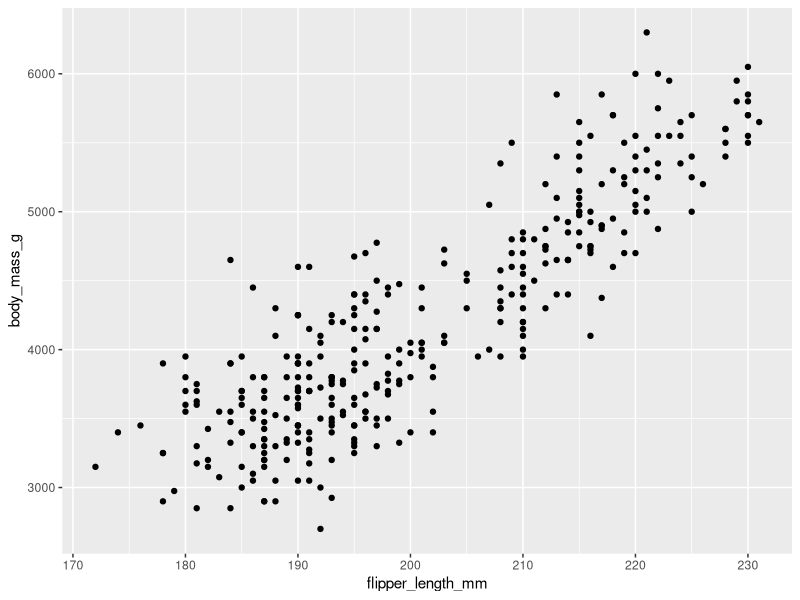
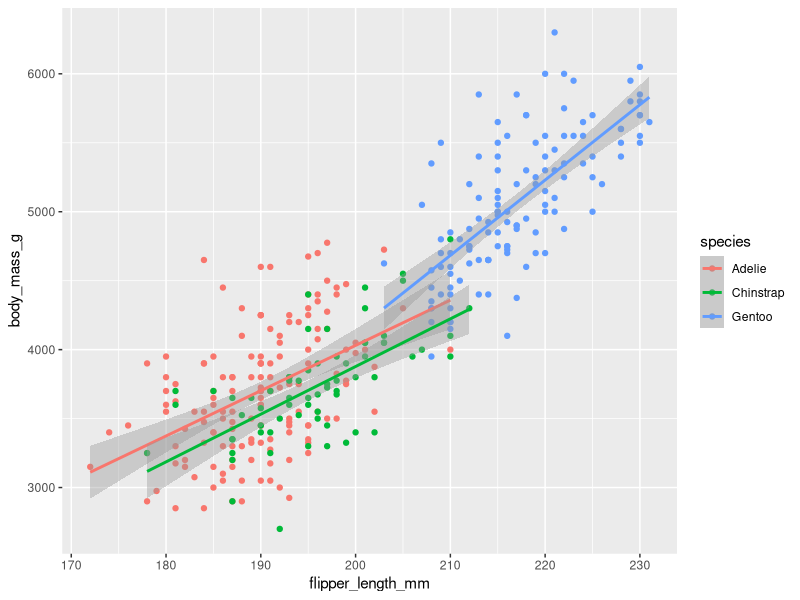
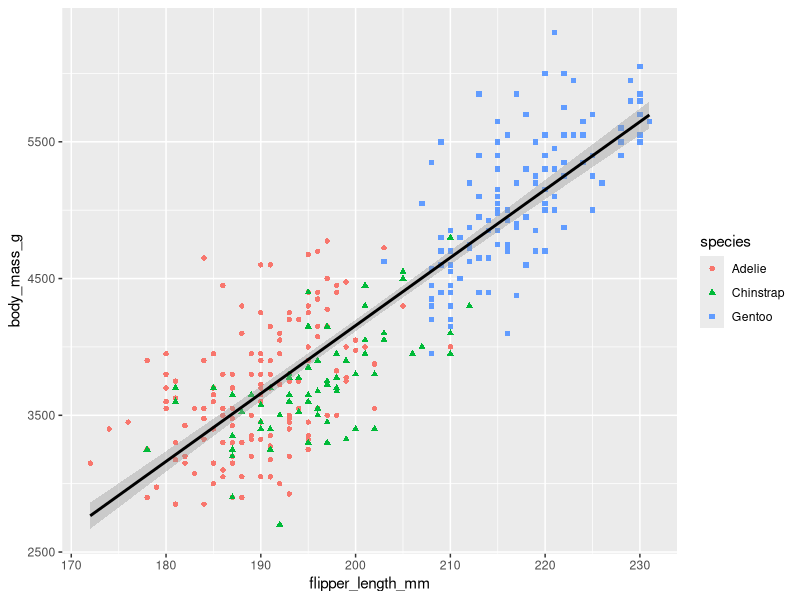
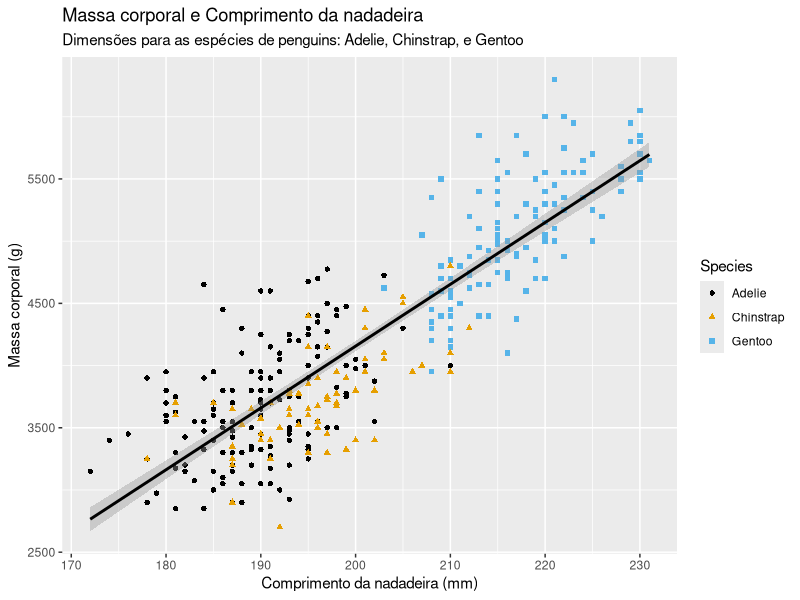
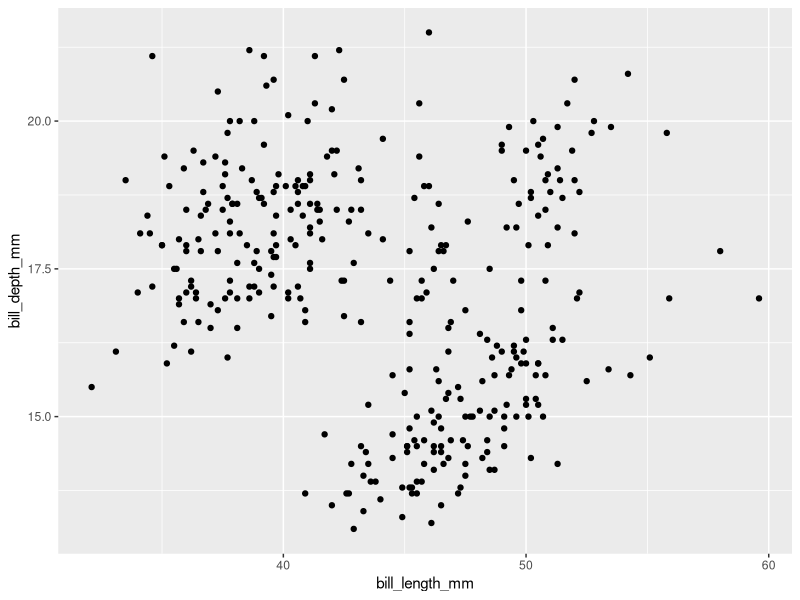
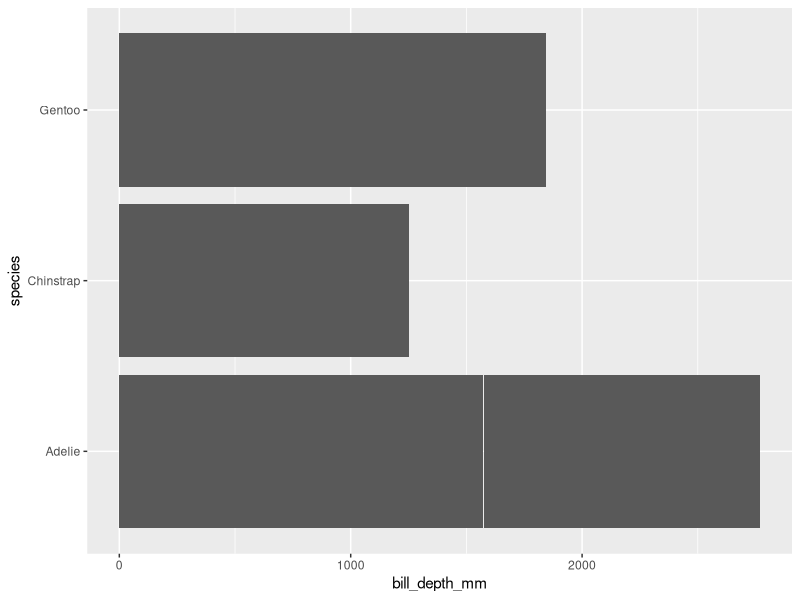
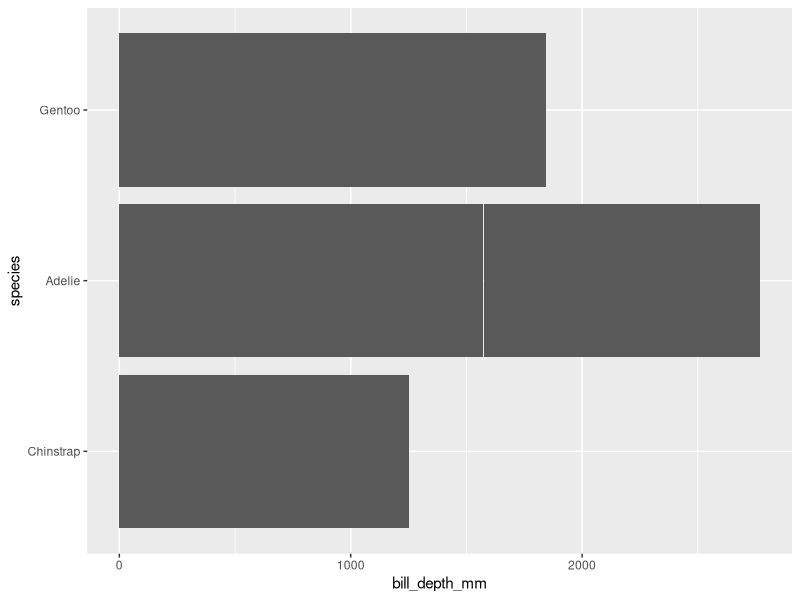

The R source for these figures, in order: (Note: this script raises an error after producing the figures.)

# ggplplot - visualizacao de dados ----------------------------------------
# Carregando os pacotes:

library(tidyverse)
install.packages("palmerpenguins")
install.packages("ggthemes")
library(palmerpenguins)
library(ggthemes)


penguins %>% 
  view()
glimpse(penguins)


ggplot(data = penguins, 
       mapping = aes(x = flipper_length_mm, y = body_mass_g))+
  geom_point()


# testando a relacao do tamanho da nadeira com a massa corporal 
#junto a variavel especie:

ggplot(data = penguins, 
       mapping = aes(x  = flipper_length_mm, y = body_mass_g, color = species))+
  geom_point() + geom_smooth(method = "lm")



# Scatterplot (geom_point) sao bons para demonstrar a relacao entre duas
#variaveis numericas. 

#Entretanto, e importante nao se deixar levar de primeira por uma relacao aparente
#e fazer combinacoes com outras variaveis para observar se esta primeira
#impressao permanece ou muda. 


#Quando definimos o argumento estetico (aes) no nivel global, cada nova 
#camada adicionada reflete para todo o grafico, entretanto, agora queremos
#diferenciar as cores apenas pela variavel species, mas nao queremos que o 
#geom_smoth seja afetado, entao devemos defirnir a cor no nivel local, ou seja,
#apenas no objeto geometrico que lhe diz respeito, o geom_point:

ggplot(data = penguins, 
       mapping = aes(x = flipper_length_mm, y = body_mass_g)) +
  geom_point(aes(color = species, shape = species)) +
  geom_smooth(method = "lm", color = "black")


# adicionando uma legenda com o argumento labd:


ggplot(data = penguins, 
       mapping = aes(x = flipper_length_mm, y = body_mass_g)) +
  geom_point(aes(color = species, shape = species)) +
  geom_smooth(method = "lm", color = "black")+
  labs(
    title = "Massa corporal e Comprimento da nadadeira",
    subtitle = "Dimensões para as espécies de penguins: Adelie, Chinstrap, e Gentoo",
    x = "Comprimento da nadadeira (mm)",
    y = "Massa corporal (g)",
    color = "Species", shape = "Species"
  )+
  scale_color_colorblind()



#scale_color_colorblind adiciona uma camada de cores segura para pessoas
#que nao enxergam determinadas cores. 




# Exercicios --------------------------------------------------------------

# 1 - How many rows are in penguins? How many columns?

glimpse(penguins)

# 344 linhas - observacoes
# 8 colunas - variaveis

# 2 - What does the bill_depth_mm variable in the penguins data frame describe? 
# Read the help for ?penguins to find out.

?penguins
# a number denoting bill depth (millimeters)


# 3 - Make a scatterplot of bill_depth_mm vs. bill_length_mm. 
# That is, make a scatterplot with bill_depth_mm on the y-axis and bill_length_mm on the x-axis. 
# Describe the relationship between these two variables.

ggplot(data = penguins, 
       mapping = aes(x = bill_length_mm, y =  bill_depth_mm))+
  geom_point()
#a relacao parece ser de contraposicao, quanto ,maior bill_depth, menor
#sera bill length


#  4 - What happens if you make a scatterplot of species vs. bill_depth_mm? 
# What might be a better choice of geom?

# um grafico de barras representa bem a relacao entre uma variavel 
#categorica e uma variavel numerica. 


ggplot(data = penguins, 
       mapping = aes(x = bill_depth_mm, y = species))+
  geom_col()


# consertando a relacao de proporcao:

penguins %>% 
  mutate(species = fct_reorder(species, -bill_depth_mm)) %>% 
  ggplot()+
  geom_col(aes(x = bill_depth_mm, y = species))

#nao deu certo??


# 5 - Why does the following give an error and how would you fix it?


 ggplot(data = penguins) + 
geom_point()

# esta faltando os argumentos esteticos (aes) x e y
# para resolver e necessario adicionar os valores de x e y em aes.
 

# What does the na.rm argument do in geom_point()? What is the default value of the argument? 
 # Create a scatterplot where you successfully use this argument set to TRUE.
 
 ggplot( data = penguins, 
         mapping = aes(x = flipper_length_mm, y = body_mass_g))+
   geom_point(na.rm = T)
 
 # na.rm = T silencia as mensagens de aviso de valores nao encontrados.
 

# Add the following caption to the plot you made in the previous exercise: “Data come from the palmerpenguins package.” 
 # Hint: Take a look at the documentation for labs().


 ggplot(data = penguins, 
        mapping = aes(x = flipper_length_mm, y = body_mass_g)) +
   geom_point(aes(color = species, shape = species)) +
   geom_smooth(method = "lm", color = "black")+
   labs(
     title = "Massa corporal e Comprimento da nadadeira",
     subtitle = "Dimensões para as espécies de penguins: Adelie, Chinstrap, e Gentoo",
     x = "Comprimento da nadadeira (mm)",
     y = "Massa corporal (g)",
     color = "Species", shape = "Species",
     caption = "Data come from the palmerpenguins package."
   )+
   scale_color_colorblind()

# Recreate the following visualization. What aesthetic should bill_depth_mm be mapped to? 
 # And should it be mapped at the global level or at the geom level?

 # deve ser mapeado no nivel do geom:
 
 ggplot(data = penguins,
        aes(x = flipper_length_mm, y = body_mass_g))+
   geom_point(aes(color = bill_depth_mm))+
   geom_smooth()

 
 
 
  #
 
 ggplot(
   data = penguins,
   mapping = aes(x = flipper_length_mm, y = body_mass_g, color = island)
 ) +
   geom_point() +
   geom_smooth(se = FALSE)
 

# Escrevendo de forma mais concisa: ---------------------------------------
#ocultando alguns argumentos:
 
 ggplot(penguins, aes(x = flipper_length_mm, y = body_mass_g)) + 
   geom_point()

 

# Visualizacao das variaveis ----------------------------------------------

# Como voce visualiza os dados depende do tipo de variavel
 #se categorica ou numerica. 
 
 
 # A variavel e categorica se agrupa apenas um pequeno conjunto de dados
 # por exemplo no dataset palmerpenguins a variavel species
 # e categorica
 # para a visualizacao de variaveis categoricas recomenda-se o uso de 
 # graficos de barra.
 
 
 ggplot(penguins, aes(x = species)) +
   geom_bar()

 
# para representar variaveis categoricas e recomendavel o ordenamento, o 
 # R faz isso transformando as variaveis em fatores:
 
 ggplot(penguins, aes(x = fct_infreq(species))) +
   geom_bar()


 ggplot(penguins, aes(x = fct_infreq(species)))+
   geom_bar()

 
# uma variavel e numerica se ela reune um enorme conjunto de valores
 # numericos, com os quais e possivel fazer operacoes como a media
 # entre outras operacoes matematicas. As variaveis numericas podem
 # ser continuas ou discretas.
 
 
 # O histogram e usado para fazer a distribuicao de variaveis continuas:
 
# density plot tambem servem para variaveis numericas.
 
 # https://r4ds.hadley.nz/data-visualize
 # 2.4.3 Exercises - parei aqui
 
 
 
 
  
 
 
 

 
 































